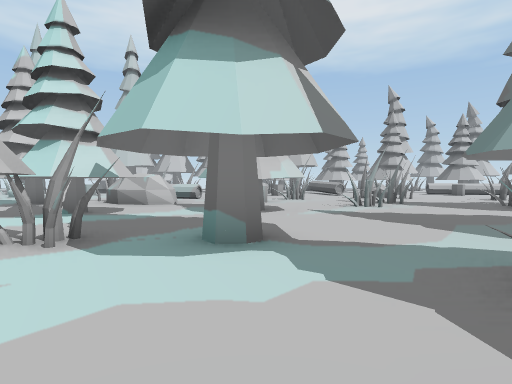
View 1 (above)

21 first-person views from a walk through a scene from a Unity 3-D project. The camera is 1.3 m above the floor, tilts 2° down and sees 80° across. The floor is counted in squares, 2 m on a side. Each view is taken from the middle of a square. On the plan, view 1 faces up. The plan holds only what a view shows up to about 10 squares ahead; the rest is blank.

View 2
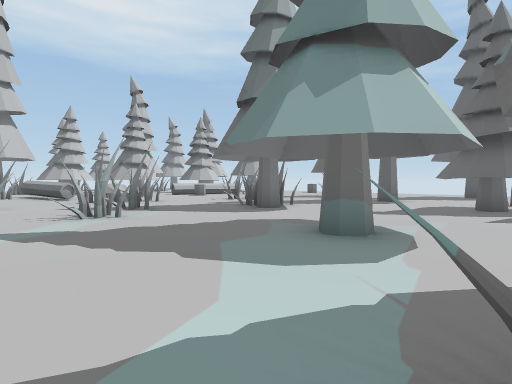

View 3
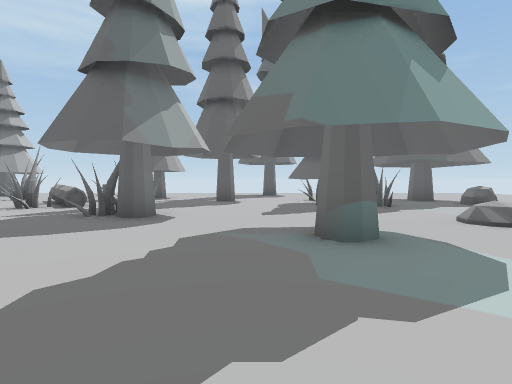

View 4
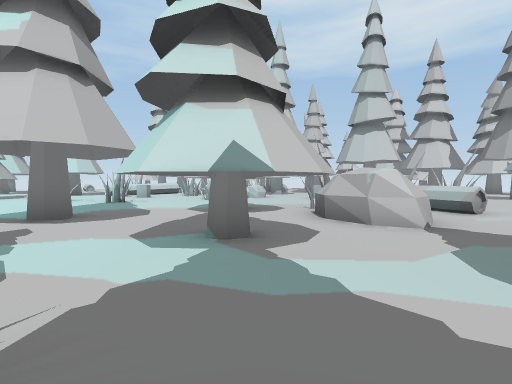

View 5
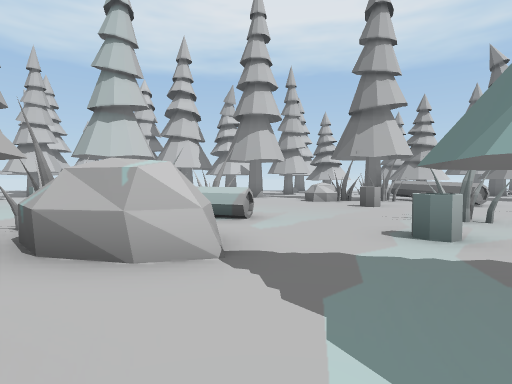

View 6
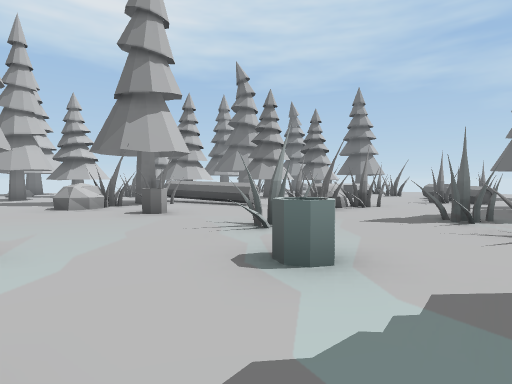

View 7
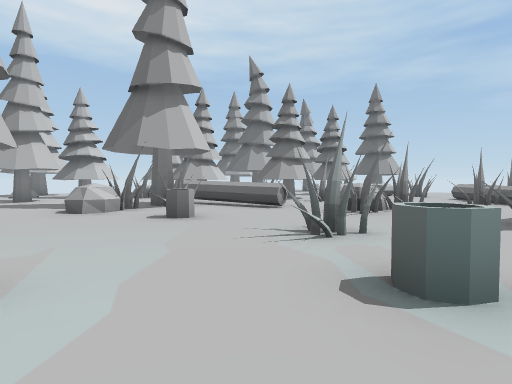

View 8
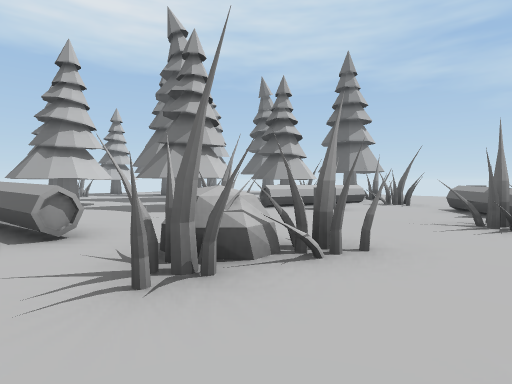

View 9
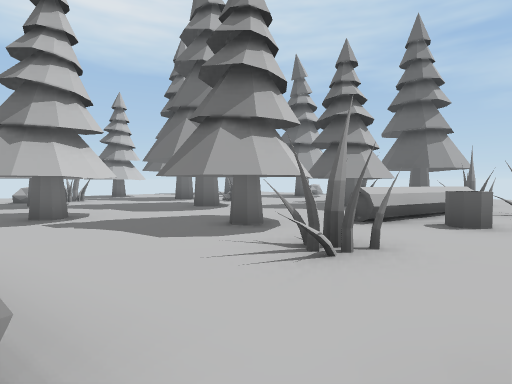

View 10
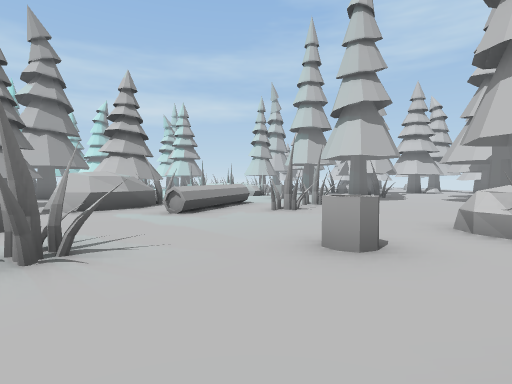

View 11
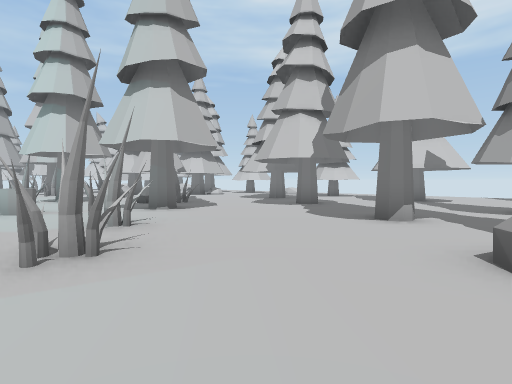

View 12
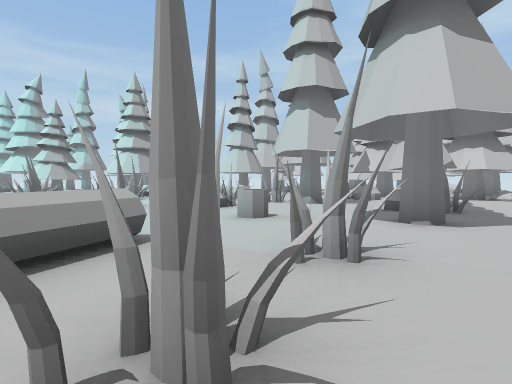

View 13
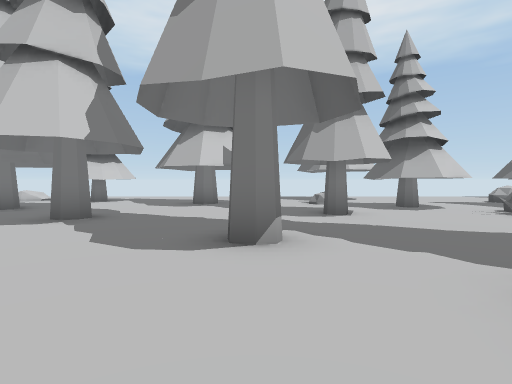

View 14
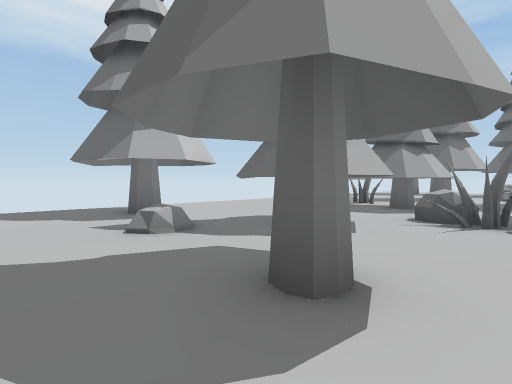

View 15
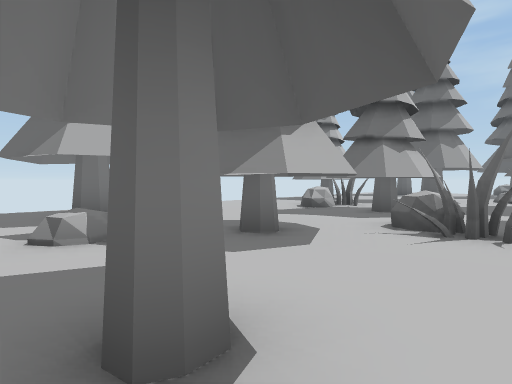

View 16
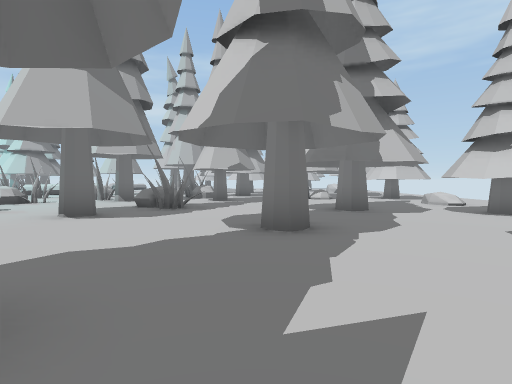

View 17
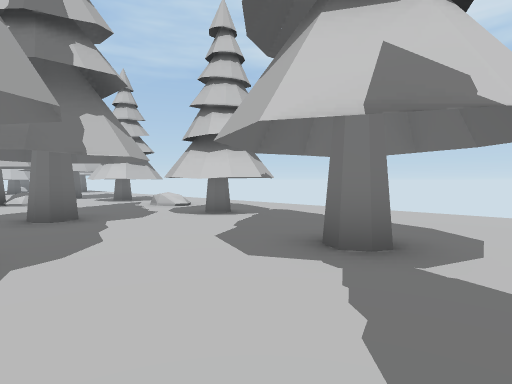

View 18
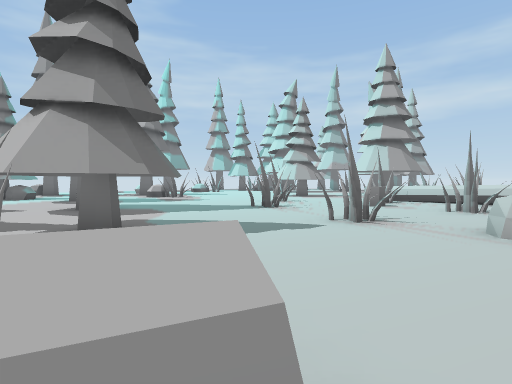

View 19
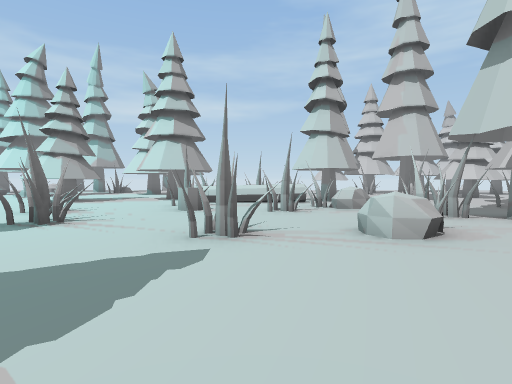

View 20
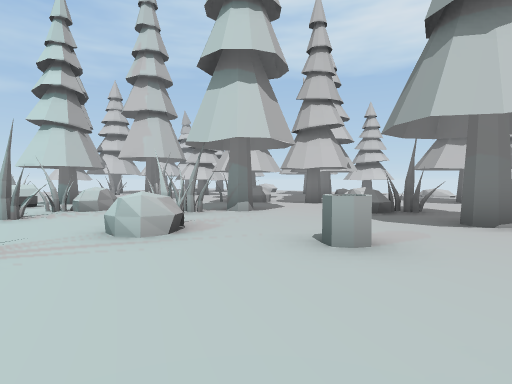

View 21
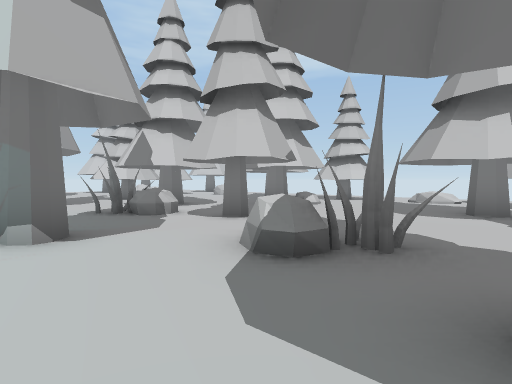

### Floor plan
Key: @ floor where view 1 was taken; # wall or solid block; x gap in a wall; . floor; = window, fence, low wall or low ledge; ^ raised ledge; T thing the floor can be seen under or through.
Columns run from 17 left of view 1 to 14 right of it. Each row starts with its distance up from view 1.
 27        ..... .. .......
 26        ..##.......#.....
 25     ##.==##............=
 24     ......#..#...=.....##.
 23      .............###.##.. #
 22     ##...#.  .....###.##.....
 21     ....... T ..#...=#.... .#
 20   ........ .T ......##TT .#
 19 ..#...#..... ....... #TT
 18 ...#=...=#.....#.... ....T   #
 17  ..##...=.#......=.##..TTT..##
 16  #  .............^##^ .TTT..#
 15      ##.....##.......^.TT.^^^ ##
 14    = ###.=...##...^..^....^..#..
 13  #.=...=......x.......=......#..
 12  ^..#.......^^^=.....=##....=..
 11 #^...#.##...T ==..#...##.#x^^
 10   ^.=.......TT#..=........^.
  9   ##......TTTT#.....#=......
  8   ....#...TT.....#..#...##...
  7  ...###...x..##.###.....##...
  6  ........ # x##..#..........#
  5  ##.......# .x................
  4   #    ..     ##.#....#...# ..
  3           ..  ##..........###
  2          #..   ....#......##
  1           ..    ...   .=..##
  0                  @       .#..
 -1                           #..

Positions as (right, up) in squares from view 1, and headings:
1: (0, 0), facing up
2: (1, 2), facing up-right
3: (1, 5), facing right
4: (-1, 4), facing up-left
5: (-2, 6), facing up
6: (-2, 8), facing up-right
7: (-2, 9), facing up-right
8: (3, 10), facing up-right
9: (4, 13), facing up-right
10: (4, 13), facing left
11: (0, 13), facing up-left
12: (-2, 14), facing left
13: (-2, 15), facing up
14: (-2, 20), facing up-right
15: (-1, 20), facing up-right
16: (-1, 20), facing left
17: (-2, 21), facing up-left
18: (-5, 13), facing down-left
19: (-6, 11), facing left
20: (-6, 11), facing up-left
21: (-7, 15), facing up-left
